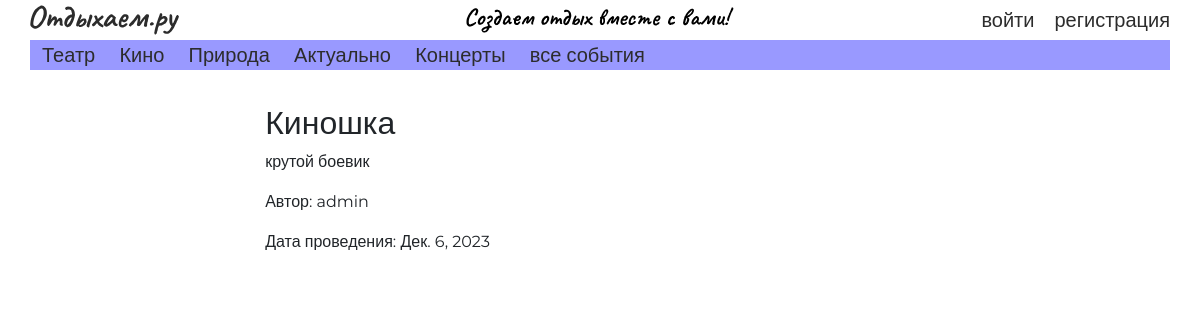
Page /events/2/ on the earlier database version.
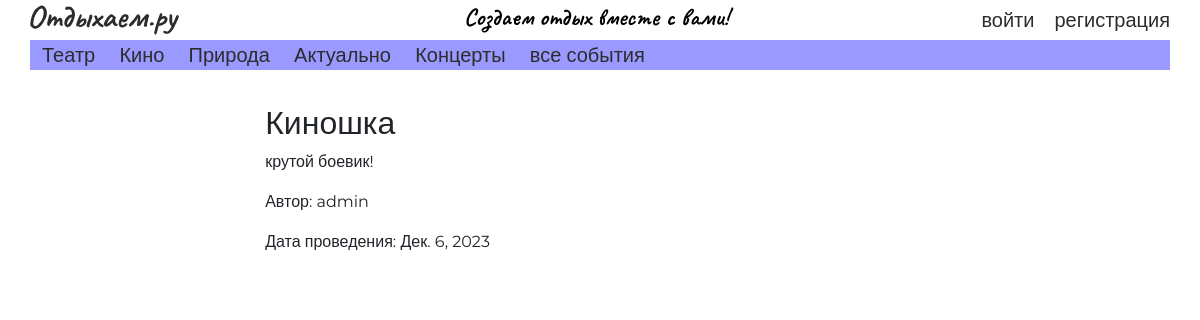
Same page on the later database version.
### events/models.py (models this page shows, shortened)
class Event(models.Model):
    title = models.CharField('Title', max_length=50, default='')
    anons = models.CharField('Anons', max_length=100, default='')
    description = models.CharField('Description', max_length=100, default='', blank=True, null=True)
    date = models.DateTimeField('Date', default=django.utils.timezone.now())
    creator_id = models.ForeignKey('auth.User', models.SET(1))
    category = models.ForeignKey('events.Category', models.SET(1))
    source = models.CharField("Source", max_length=200, default='')
    typeOfEvent = models.ForeignKey('events.TypeOfEvent', models.SET(1))
    image = models.ImageField(upload_to="images", default=None, null=True)

### events/views.py (the view)
# urls.py: path('<int:pk>/', views.EventDetail.as_view(), name="event_detail"),
class EventDetail(DetailView):
    model = Event
    template_name = 'events/event_detail.html'
    context_object_name = 'event'

### events/templates/events/event_detail.html (shortened to what this page needs)
{% extends 'index.html' %}
{% load static %}
{% block body %}
    <link rel="stylesheet" href="{% static 'events/events.css' %}">
    <div class="event-item-container">
        <h2>{{ event.title }}
        </h2>
        <p>{{ event.anons }}</p>
        <p>Автор: {{ event.creator_id }}</p>
        <p>Дата проведения: {{ event.date.date }}</p>
    </div>
{% endblock %}

Differences in the rows shown:
changed Event "Киношка": anons "крутой боевик" → "крутой боевик!"
